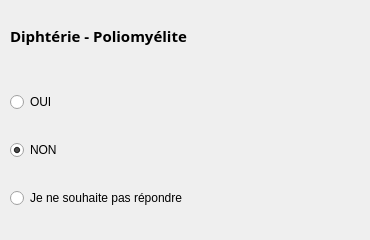
                           <widget class="QWidget" name="widget_100" native="true">
                            <widget class="QLabel" name="label_82">
                             <property name="geometry">
                              <rect>
                               <x>10</x>
                               <y>10</y>
                               <width>351</width>
                               <height>51</height>
                              </rect>
                             </property>
                             <property name="font">
                              <font>
                               <family>Noto Sans</family>
                               <pointsize>11</pointsize>
                               <weight>75</weight>
                               <bold>true</bold>
                              </font>
                             </property>
                             <property name="text">
                              <string>Diphtérie - Poliomyélite</string>
                             </property>
                            </widget>
                            <widget class="QWidget" name="widget_113" native="true">
                             <property name="geometry">
                              <rect>
                               <x>10</x>
                               <y>70</y>
                               <width>351</width>
                               <height>161</height>
                              </rect>
                             </property>
                             <layout class="QVBoxLayout" name="verticalLayout_88">
                              <item>
                               <widget class="QRadioButton" name="radioButton_157">
                                <property name="text">
                                 <string>OUI</string>
                                </property>
                               </widget>
                              </item>
                              <item>
                               <widget class="QRadioButton" name="radioButton_158">
                                <property name="text">
                                 <string>NON</string>
                                </property>
                                <property name="checked">
                                 <bool>true</bool>
                                </property>
                               </widget>
                              </item>
                              <item>
                               <widget class="QRadioButton" name="radioButton_159">
                                <property name="text">
                                 <string>Je ne souhaite pas répondre</string>
                                </property>
                               </widget>
                              </item>
                             </layout>
                            </widget>
                           </widget>
